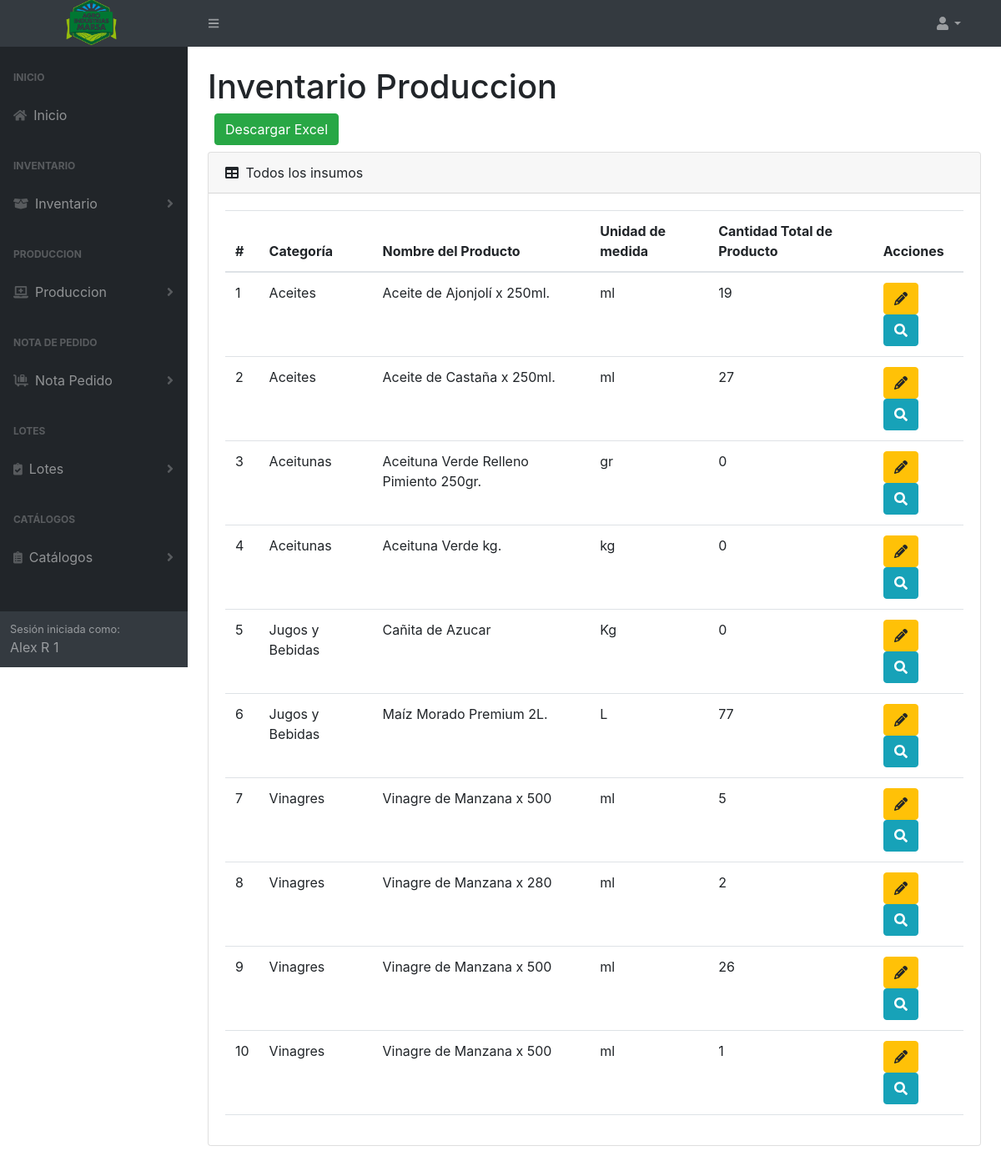
The page /almacen (signed in) on the database its author committed.
### tables this page shows
CREATE TABLE `tb_almacen` (
  `IdAlma` int(11) NOT NULL,
  `IdProd` int(11) NOT NULL,
  `CantidadTotal` int(250) NOT NULL,
  `DateCreate` date NOT NULL,
  `DateUpdate` date NOT NULL,
  `HoraCreate` time NOT NULL,
  `HoraUpdate` time NOT NULL
);

CREATE TABLE `tb_categoriaprod` (
  `IdCate` int(11) NOT NULL,
  `NombreCategoria` varchar(255) NOT NULL,
  `DateCreate` datetime NOT NULL,
  `DateUpdate` datetime NOT NULL
);

CREATE TABLE `tb_producto` (
  `IdProd` int(11) NOT NULL,
  `IdCate` int(11) NOT NULL,
  `NombreProducto` varchar(255) NOT NULL,
  `DetalleProducto` varchar(255) DEFAULT NULL,
  `Unidad` varchar(50) NOT NULL,
  `Cantidad` int(250) NOT NULL,
  `Precio` decimal(10,2) NOT NULL,
  `DateCreate` datetime NOT NULL,
  `DateUpdate` datetime NOT NULL
);

### controller/template.controller.php (called while the page is built)
<?php
class TemplateController
{
  static public function ctrTemplate()
  {
    include "view/template.php";
  }
}

### index.php (called while the page is built, shortened)
<?php
require_once "controller/template.controller.php";
require_once "controller/almacen.controller.php";
require_once "controller/lotes.controller.php";
require_once "model/almacen.model.php";
$template = new TemplateController();
$template -> ctrTemplate();

### controller/almacen.controller.php (called while the page is built, shortened)
<?php
class AlmacenController
{
  public static function ctrGetAllProductsIngDet()
  {
    $tabla = "tb_almacen";
    $respuesta = AlmacenModel::mdlObtenerProductsIngDetl($tabla);
    return $respuesta;
  }
}

### model/conexion.php (called while the page is built)
<?php
class Conexion
{
  static public function conn()
  {
    $link = new PDO("mysql:host=localhost;dbname=marsa_db","root","");
    $link->exec("set names utf8");
    return $link;
  }
}

### model/almacen.model.php (called while the page is built, shortened)
<?php
require_once "conexion.php";
class AlmacenModel
{
  public static function mdlObtenerProductsIngDetl($table)
  {
    $statement = Conexion::conn()->prepare("SELECT
      tb_almacen.IdAlma,
      tb_producto.NombreProducto,
      tb_categoriaprod.NombreCategoria,
      tb_producto.Unidad,
      tb_almacen.CantidadTotal
    FROM
      $table
    INNER JOIN
      tb_producto ON tb_almacen.IdProd = tb_producto.IdProd
    INNER JOIN
      tb_categoriaprod ON tb_producto.IdCate = tb_categoriaprod.IdCate
    ORDER BY
      GREATEST(CONCAT(tb_almacen.DateCreate, ' ', tb_almacen.HoraCreate), CONCAT(tb_almacen.DateUpdate, ' ', tb_almacen.HoraUpdate)) DESC");
    $statement->execute();
    return $statement->fetchAll();
  }
}

### view/modules/almacen.php (the view, shortened to what this page needs)
  </div>
</div>
<div class="sb-sidenav-footer">
  <div class="small">Sesión iniciada como:</div>
  <?php echo $_SESSION["Nombre"] ?>
</div>
</nav>
</div>
<div id="layoutSidenav_content">
  <main>
    <div class="container-fluid px-4">
      <h1 class="mt-4">
        Inventario Produccion
      </h1>
      <div class="d-flex m-2">
        <button type="button" class="btn btn-success btnDownloadProductsExcel" id="btnDownloadProductsExcel">Descargar Excel</button>
      </div>
      <div class="card mb-4">
        <div class="card-header">
          <i class="fas fa-table me-1"></i>
          Todos los insumos
        </div>
        <div class="card-body">
            <table id="datatablesSimple" class="data-table-ListProductsAlma table">
              <thead>
                  <tr>
                      <th>#</th>
                      <th>Categoría</th>
                      <th>Nombre del Producto</th>
                      <th>Unidad de medida</th>
                      <th>Cantidad Total de Producto</th>
                      <th>Acciones</th>
                  </tr>
              </thead>
              <tbody>
                  <?php
                      $listProducts = AlmacenController::ctrGetAllProductsIngDet();
                      foreach ($listProducts as $key => $value) {
                        echo
                          '<tr>
                          <td>' . ($key + 1) . '</td>
                          <td>' . $value["NombreCategoria"] . '</td>
                          <td>' . $value["NombreProducto"] . '</td>
                          <td>' . $value["Unidad"] . '</td>
                          <td>' . $value["CantidadTotal"] . '</td>
                          <td>
                              <button class="btn btn-warning btnViewOrder" codOrder="' . $value["IdAlma"] . '"><i class="fa-solid fa-pencil"></i></button>
                              <button class="btn btn-info btnViewProduct" data-bs-toggle="modal" data-bs-target="#modalViewProduct" codProduct="' . $value["IdAlma"] . '" ><i class="fa-solid fa-search"></i></button>
                          </td>
                      </tr>';
                      }
                      ?>
              </tbody>
            </table>
        </div>
      </div>
    </div>
  </main>
</div>
</div>

### rows shown on the page
tb_almacen: tb_categoriaprod.NombreCategoria "Aceites", IdProd.NombreProducto "Aceite de Ajonjolí x 250ml.", IdProd.Unidad "ml", CantidadTotal "19"
tb_almacen: tb_categoriaprod.NombreCategoria "Aceites", IdProd.NombreProducto "Aceite de Castaña x 250ml.", IdProd.Unidad "ml", CantidadTotal "27"
tb_almacen: tb_categoriaprod.NombreCategoria "Aceitunas", IdProd.NombreProducto "Aceituna Verde Relleno Pimiento 250gr.", IdProd.Unidad "gr", CantidadTotal "0"
tb_almacen: tb_categoriaprod.NombreCategoria "Aceitunas", IdProd.NombreProducto "Aceituna Verde kg.", IdProd.Unidad "kg", CantidadTotal "0"
tb_almacen: tb_categoriaprod.NombreCategoria "Jugos y Bebidas", IdProd.NombreProducto "Cañita de Azucar", IdProd.Unidad "Kg", CantidadTotal "0"
tb_almacen: tb_categoriaprod.NombreCategoria "Jugos y Bebidas", IdProd.NombreProducto "Maíz Morado Premium 2L.", IdProd.Unidad "L", CantidadTotal "77"
tb_almacen: tb_categoriaprod.NombreCategoria "Vinagres", IdProd.NombreProducto "Vinagre de Manzana x 500", IdProd.Unidad "ml", CantidadTotal "5"
tb_almacen: tb_categoriaprod.NombreCategoria "Vinagres", IdProd.NombreProducto "Vinagre de Manzana x 280", IdProd.Unidad "ml", CantidadTotal "2"
tb_almacen: tb_categoriaprod.NombreCategoria "Vinagres", IdProd.NombreProducto "Vinagre de Manzana x 500", IdProd.Unidad "ml", CantidadTotal "26"
tb_almacen: tb_categoriaprod.NombreCategoria "Vinagres", IdProd.NombreProducto "Vinagre de Manzana x 500", IdProd.Unidad "ml", CantidadTotal "1"

### other values the page prints
$_SESSION["Nombre"] "Alex R 1"
